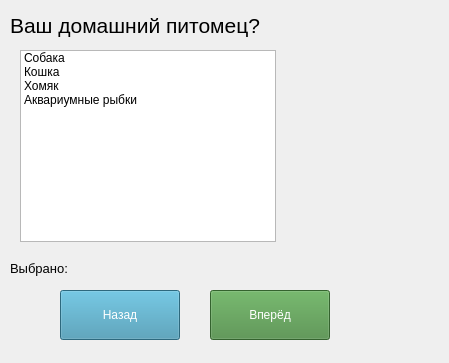
<?xml version="1.0" encoding="UTF-8"?>
<ui version="4.0">
 <class>MainWindow</class>
 <widget class="QMainWindow" name="MainWindow">
  <property name="geometry">
   <rect>
    <x>0</x>
    <y>0</y>
    <width>449</width>
    <height>363</height>
   </rect>
  </property>
  <property name="minimumSize">
   <size>
    <width>449</width>
    <height>363</height>
   </size>
  </property>
  <property name="maximumSize">
   <size>
    <width>449</width>
    <height>363</height>
   </size>
  </property>
  <property name="windowTitle">
   <string>MainWindow</string>
  </property>
  <property name="styleSheet">
   <string notr="true"/>
  </property>
  <widget class="QWidget" name="centralwidget">
   <widget class="QPushButton" name="btn_back">
    <property name="geometry">
     <rect>
      <x>60</x>
      <y>290</y>
      <width>120</width>
      <height>50</height>
     </rect>
    </property>
    <property name="font">
     <font>
      <family>Segoe UI</family>
     </font>
    </property>
    <property name="styleSheet">
     <string notr="true">color: rgb(255, 255, 255);
background-color: rgb(63, 147, 176);</string>
    </property>
    <property name="text">
     <string>Назад</string>
    </property>
   </widget>
   <widget class="QLabel" name="label_img">
    <property name="geometry">
     <rect>
      <x>280</x>
      <y>50</y>
      <width>181</width>
      <height>191</height>
     </rect>
    </property>
    <property name="styleSheet">
     <string notr="true"/>
    </property>
    <property name="text">
     <string/>
    </property>
    <property name="pixmap">
     <pixmap>../images/pet.png</pixmap>
    </property>
   </widget>
   <widget class="QPushButton" name="btn_next">
    <property name="geometry">
     <rect>
      <x>210</x>
      <y>290</y>
      <width>120</width>
      <height>50</height>
     </rect>
    </property>
    <property name="font">
     <font>
      <family>Segoe UI</family>
     </font>
    </property>
    <property name="styleSheet">
     <string notr="true">color: rgb(255, 255, 255);
background-color: rgb(73, 139, 65);</string>
    </property>
    <property name="text">
     <string>Вперёд</string>
    </property>
   </widget>
   <widget class="QLabel" name="label_task">
    <property name="geometry">
     <rect>
      <x>10</x>
      <y>10</y>
      <width>431</width>
      <height>31</height>
     </rect>
    </property>
    <property name="font">
     <font>
      <family>Segoe UI</family>
      <pointsize>16</pointsize>
     </font>
    </property>
    <property name="styleSheet">
     <string notr="true"/>
    </property>
    <property name="text">
     <string>Ваш домашний питомец?</string>
    </property>
   </widget>
   <widget class="QLabel" name="label_selected">
    <property name="geometry">
     <rect>
      <x>10</x>
      <y>260</y>
      <width>321</width>
      <height>16</height>
     </rect>
    </property>
    <property name="font">
     <font>
      <family>Segoe UI</family>
      <pointsize>10</pointsize>
     </font>
    </property>
    <property name="styleSheet">
     <string notr="true"/>
    </property>
    <property name="text">
     <string>Выбрано:</string>
    </property>
   </widget>
   <widget class="QListWidget" name="listWidget">
    <property name="geometry">
     <rect>
      <x>20</x>
      <y>50</y>
      <width>256</width>
      <height>192</height>
     </rect>
    </property>
    <property name="styleSheet">
     <string notr="true"/>
    </property>
    <item>
     <property name="text">
      <string>Собака</string>
     </property>
    </item>
    <item>
     <property name="text">
      <string>Кошка</string>
     </property>
    </item>
    <item>
     <property name="text">
      <string>Хомяк</string>
     </property>
    </item>
    <item>
     <property name="text">
      <string>Аквариумные рыбки</string>
     </property>
    </item>
   </widget>
  </widget>
 </widget>
 <resources/>
 <connections/>
</ui>
